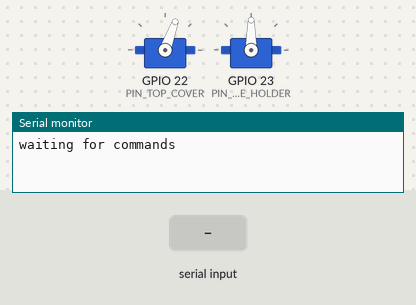
A program run on a simulated ESP32. On the bench: 2 × servo, the last lines printed to the serial monitor. The inputs (shaded band) are chosen by the test bench.

Above: at 1.2 s.
1.3 s: "closed\n" received over Serial
At 2.3 s:
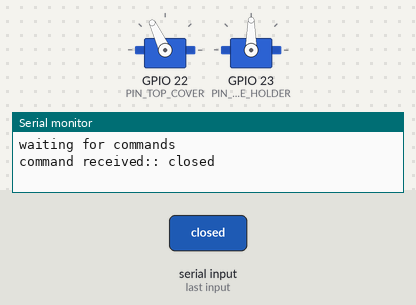
2.8 s: "flip\n" received over Serial
At 3.5 s:
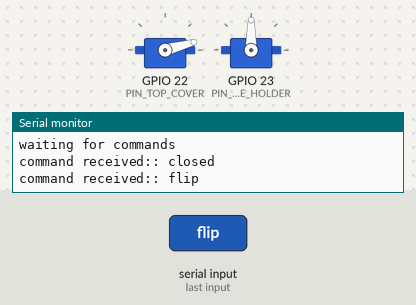
4.3 s: "cw\n" received over Serial
At 5.6 s:
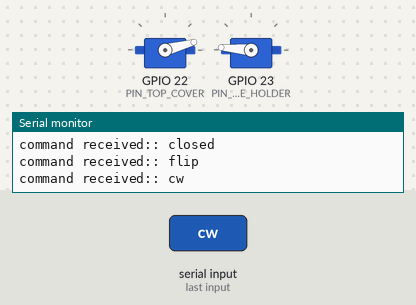
6.2 s: "open\n" received over Serial
At 7.3 s:
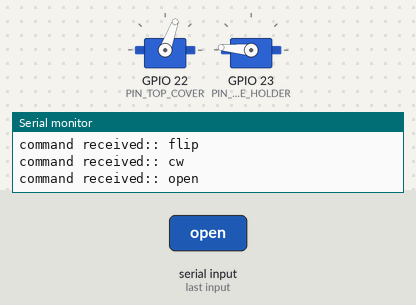
7.7 s: "ccw\n" received over Serial
At 9.3 s:
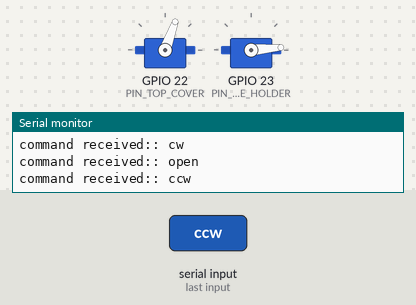
9.6 s: "closed\n" received over Serial
At 11.0 s:
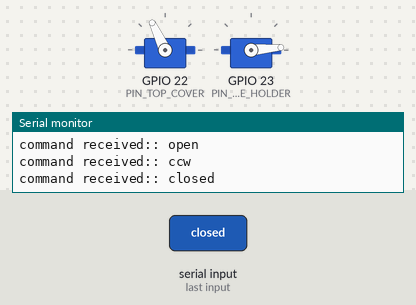
Timing chart, 0 to 12.1 s (numbered marks = the images above; inputs shaded):
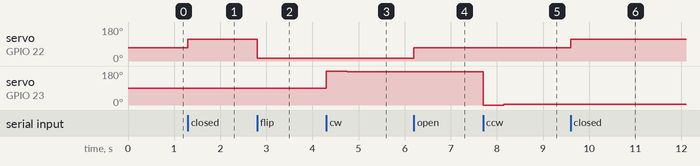

The program:

main.cpp
```cpp
#include <Arduino.h>
#include <ESP32Servo.h>

const int PIN_TOP_COVER   = 22;
const int PIN_CUBE_HOLDER = 23;

Servo topCoverServo;
Servo cubeHolderServo;

const int TOP_CLOSE = 115;
const int TOP_OPEN  = 70;
const int TOP_FLIP  = 15;

const int BASE_HOME = 90;
const int BASE_HOME_OVER = 80;
const int BASE_HOME_TARGET = 90;


const int BASE_CW_OVER   = 180;
const int BASE_CW_TARGET = 175;

const int BASE_CCW_OVER   = 0;
const int BASE_CCW_TARGET = 5;

const int DELAY_CMD     = 3000;
const int DELAY_MOVE    = 450;
const int DELAY_RELEASE = 150;

void rotateCW();
void rotateCCW();
void rotateHome();

void setup() {
    Serial.begin(115200);

    ESP32PWM::allocateTimer(0);
    ESP32PWM::allocateTimer(1);

    topCoverServo.setPeriodHertz(50);
    cubeHolderServo.setPeriodHertz(50);

    topCoverServo.attach(PIN_TOP_COVER, 500, 2500);
    cubeHolderServo.attach(PIN_CUBE_HOLDER, 500, 2500);

    topCoverServo.write(TOP_OPEN);
    cubeHolderServo.write(BASE_HOME);

    Serial.println("waiting for commands");
}

void loop() {
    if (Serial.available() > 0) {
        String command = Serial.readStringUntil('\n');

        command.trim();

        if (command.length() > 0) {
            Serial.print("command received:: ");
            Serial.println(command);

            if (command == "closed") {
                topCoverServo.write(TOP_CLOSE);
            }
            else if (command == "open") {
                topCoverServo.write(TOP_OPEN);
            }
            else if (command == "flip") {
                topCoverServo.write(TOP_FLIP);
            }
            else if (command == "start") {
                rotateHome();
            }
            else if (command == "cw") {
                rotateCW();
            }
            else if (command == "ccw") {
                rotateCCW();
            }
            else {
                Serial.println("error: unknown command!");
            }
        }
    }
}


void rotateCW() {
    cubeHolderServo.write(BASE_CW_OVER);
    delay(DELAY_MOVE);
    cubeHolderServo.write(BASE_CW_TARGET);
    delay(DELAY_RELEASE);
}

void rotateCCW() {
    cubeHolderServo.write(BASE_CCW_OVER);
    delay(DELAY_MOVE);
    cubeHolderServo.write(BASE_CCW_TARGET);
    delay(DELAY_RELEASE);
}

void rotateHome() {
    cubeHolderServo.write(BASE_HOME_OVER);
    delay(DELAY_MOVE);
    cubeHolderServo.write(BASE_HOME_TARGET);
    delay(DELAY_RELEASE);

}
```

Measured:
- after the input at 1.3 s, servo on GPIO 22 (PIN_TOP_COVER): 70° → 115° at once
- after the input at 2.8 s, servo on GPIO 22 (PIN_TOP_COVER): 115° → 15° at once
- after the input at 4.3 s, servo on GPIO 23 (PIN_CUBE_HOLDER): 90° → 180° at once, → 175° 0.45 s later
- after the input at 6.2 s, servo on GPIO 22 (PIN_TOP_COVER): 15° → 70° at once
- after the input at 7.7 s, servo on GPIO 23 (PIN_CUBE_HOLDER): 175° → 0° at once, → 5° 0.45 s later
- after the input at 9.6 s, servo on GPIO 22 (PIN_TOP_COVER): 70° → 115° at once
